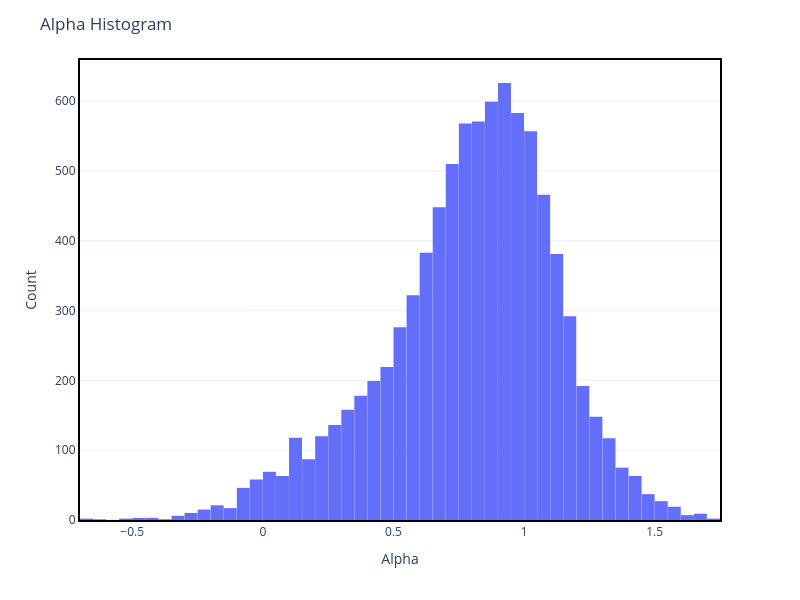

Here is the notebook cell this chart was saved with:
### Markdown cell above
### Plot histogram of alpha values

### Code cell
reload_modules()
laf.plotly_plot_alpha_hist(df)

### Figure 1 — Plotly figure (JSON) as saved in the notebook; plotly's stock layout.template omitted (floating-point values rounded to 4 significant figures; data arrays with more than 128 entries replaced by an {"elided": "..."} marker saying what was removed)
{"data": [{"bingroup": "x", "hovertemplate": "x=%{x}<br>count=%{y}<extra></extra>", "legendgroup": "", "marker": {"color": "#636efa", "pattern": {"shape": ""}}, "name": "", "nbinsx": 50, "orientation": "v", "showlegend": false, "type": "histogram", "x": {"elided": "8810 float values"}, "xaxis": "x", "yaxis": "y"}], "layout": {"bargap": 0.01, "barmode": "relative", "height": 600, "legend": {"tracegroupgap": 0}, "margin": {"t": 60}, "showlegend": false, "title": {"text": "Alpha Histogram"}, "width": 800, "xaxis": {"anchor": "y", "domain": [0, 1], "linecolor": "black", "linewidth": 2, "mirror": true, "showline": true, "title": {"text": "Alpha"}}, "yaxis": {"anchor": "x", "domain": [0, 1], "linecolor": "black", "linewidth": 2, "mirror": true, "showline": true, "title": {"text": "Count"}}}}
